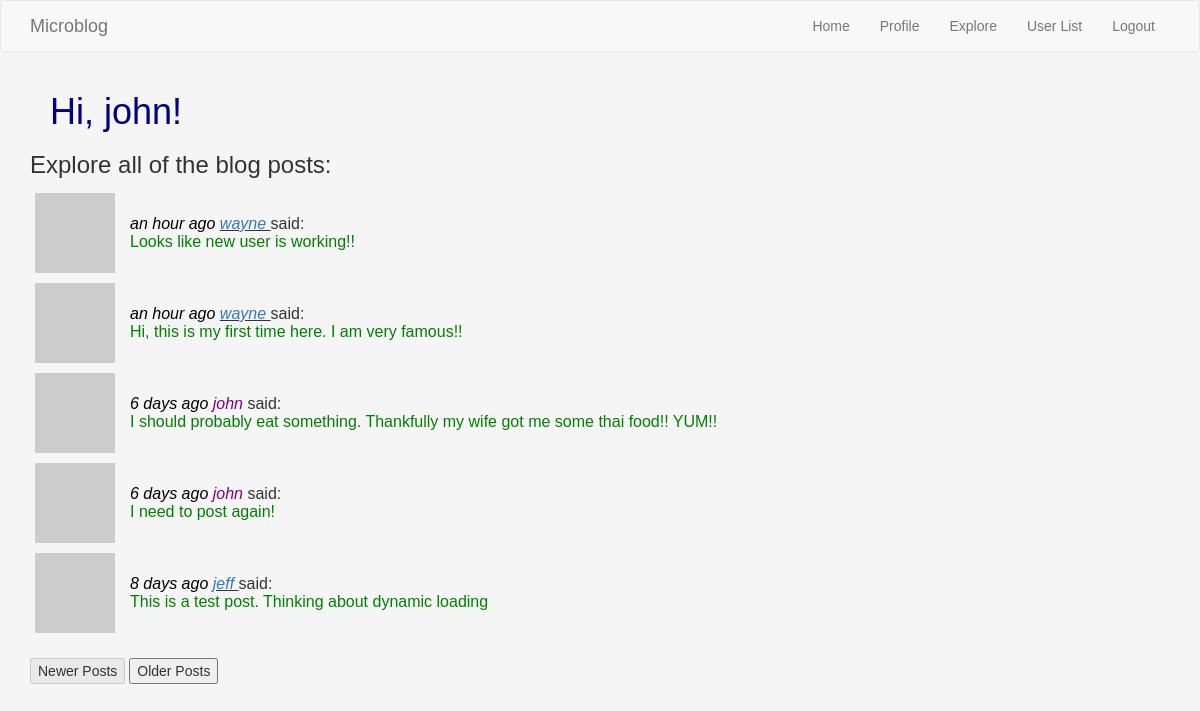
Page /explore (signed in) on the committed database.
### webapp/models.py (models this page shows, shortened)
class User(UserMixin, db.Model):
    id = db.Column(db.Integer, primary_key=True)
    username = db.Column(db.String(64), index=True, unique=True)
    email = db.Column(db.String(120), index=True, unique=True)
    password_hash = db.Column(db.String(128))
    posts = db.relationship('Post', backref='author', lazy='dynamic')
    about_me = db.Column(db.String(140))
    last_seen = db.Column(db.DateTime, default=datetime.utcnow)
    followed = db.relationship(
        'User', secondary=followers,
        primaryjoin=(followers.c.follower_id == id),
        secondaryjoin=(followers.c.followed_id == id),
        backref=db.backref('followers', lazy='dynamic'), lazy='dynamic')
    def avatar(self, size):
        digest = md5(self.email.lower().encode('utf-8')).hexdigest()
        return 'https://www.gravatar.com/avatar/{}?d=identicon&s={}'.format(digest, size)

class Post(db.Model):
    id = db.Column(db.Integer, primary_key=True)
    body = db.Column(db.String(140))
    timestamp = db.Column(db.DateTime, index=True, default=datetime.utcnow)
    user_id = db.Column(db.Integer, db.ForeignKey('user.id'))

### webapp/routes.py (the view)
@webapp.route('/explore')
@login_required
def explore():
    page, others, max_pages, posts = get_page_list(user=None,
                                                   others="all",
                                                   page=1)
    return render_template('index.html',
                           title='Explore',
                           posts=posts,
                           page=page,
                           others="all",
                           explore=True,
                           max_pages=max_pages)

### webapp/models.py (called while the page is built)
@login.user_loader
def load_user(id):
    return User.query.get(int(id))

### webapp/routes.py (called while the page is built, shortened)
def get_page_list(user=None, others="yes", page=1):
    print("get_page_list:")
    print(f"   user={user}")
    print(f"   others={others}")
    print(f"   page={page}")
    if others == "all" or user is None:
        print("   user is None case!")
        max_pages = (Post.query.count() + webapp.config['POSTS_PER_PAGE'] - 1) // webapp.config['POSTS_PER_PAGE']
        if page > max_pages:
            page = max_pages
        posts = Post.query.order_by(Post.timestamp.desc()).paginate(page=page,
                                                                    per_page=webapp.config['POSTS_PER_PAGE'],
                                                                    error_out=False)
    return [page, others, max_pages, posts]

@webapp.before_request
def before_request():
    if current_user.is_authenticated:
        current_user.last_seen = datetime.utcnow()
        db.session.commit()

### webapp/templates/index.html (shortened to what this page needs)
{% extends "base.html" %}
{% block app_content %}
    <h1>Hi, {{ current_user.username }}!</h1>
    {% if explore %}
        <h3>Explore all of the blog posts: </h3>
    {% endif %}
    {% include '_post_table.html' %}
    <br>
    {% include '_new_old_buttons.html' %}
{% endblock %}

### webapp/templates/_post.html
<tr class="blog">
    <td class="blog"><img src="{{ post.author.avatar(36) }}" alt="Avatar"></td>
    <td class="blog">
            <span class="timestamp">{{ moment(post.timestamp).fromNow() }}</span>
        {% if current_user.username != post.author.username %}
            <span class="blog_name_ref"><a href="{{  url_for('user', username=post.author.username) }}"> {{ post.author.username }} </a></span>
        {% else %}
            <span class="blogname">{{ post.author.username }}</span>
        {% endif %}
        said:
        <br><span class="blogpost"> {{  post.body }}</span></td>
</tr>

### webapp/static/css/mystyle.css (style rules this page uses)
body { background-color: whitesmoke; font-family: Verdana, Arial, Helvetica, sans-serif; }
h1 { color: navy; margin-left: 20px; }
.blog { vertical-align:center }
.blogname { color: purple; font-style: italic; }
.blog_name_ref { font-style: italic; text-decoration: underline; }
tr.blog { border: inherit; }
td.blog { padding: 5px; padding-right: 10px; }
.blogpost { color:green; }
.timestamp { color: black; font-style: italic; }

### rows in the picture
User: username "john"
Post: timestamp "an hour ago", author.username "wayne", body "Looks like new user is working!!"
Post: timestamp "an hour ago", author.username "wayne", body "Hi, this is my first time here. I am very famous!!"
Post: timestamp "6 days ago", author.username "john", body "I should probably eat something. Thankfully my wife got me some thai food!! YUM!!"
Post: timestamp "6 days ago", author.username "john", body "I need to post again!"
Post: timestamp "8 days ago", author.username "jeff", body "This is a test post. Thinking about dynamic loading"
